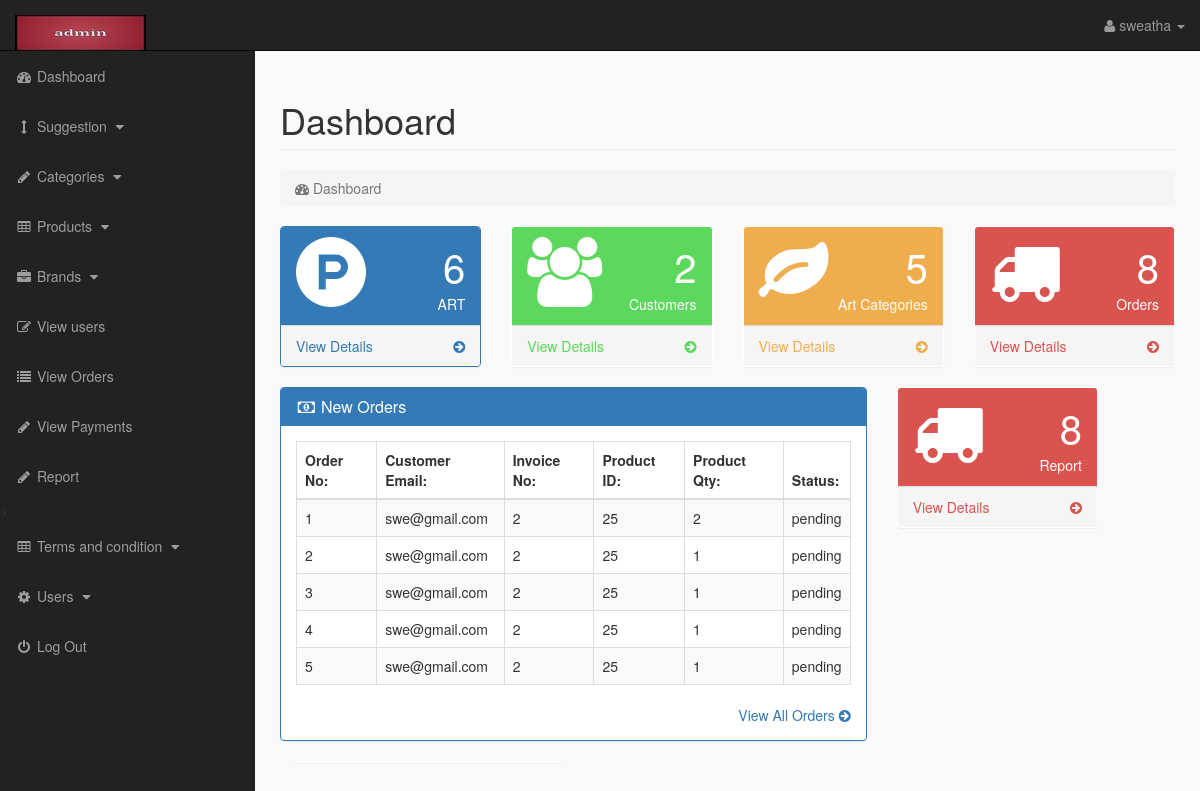
The page /admin_area/index.php?dashboard (signed in) on the database its author committed.
### tables this page shows
CREATE TABLE `pending_orders` (
  `order_id` int(10) NOT NULL,
  `customer_id` int(10) NOT NULL,
  `invoice_no` int(10) NOT NULL,
  `product_id` int(11) NOT NULL,
  `qty` int(10) NOT NULL,
  `order_status` text NOT NULL DEFAULT 'pending'
);

CREATE TABLE `customers` (
  `customer_id` int(10) NOT NULL,
  `customer_name` varchar(255) NOT NULL,
  `customer_email` varchar(255) NOT NULL,
  `customer_pass` varchar(255) NOT NULL,
  `customer_country` text NOT NULL,
  `customer_city` text NOT NULL,
  `customer_contact` varchar(255) NOT NULL,
  `customer_address` text NOT NULL,
  `customer_image` text NOT NULL,
  `customer_ip` varchar(255) NOT NULL,
  `customer_confirm_code` text NOT NULL,
  `delete_tab` int(11) DEFAULT 0
);

### admin_area/dashboard.php (the view, shortened to what this page needs)
<?php
if(!isset($_SESSION['admin_email'])){
echo "<script>window.open('login.php','_self')</script>";
}
else {
?>
<div class="row">
<div class="col-lg-12">
<h1 class="page-header">Dashboard</h1>
<ol class="breadcrumb">
<li class="active">
<i class="fa fa-dashboard"></i> Dashboard
</li>
</ol>
</div>
</div>
<div class="row">
<div class="col-lg-3 col-md-6">
<div class="panel panel-primary">
<div class="panel-heading">
<div class="row">
<div class="col-xs-3">
<i class="fa fa-product-hunt fa-5x"> </i>
</div>
<div class="col-xs-9 text-right">
<div class="huge"> <?php echo $count_products; ?> </div>
<div>ART</div>
</div>
</div>
</div>
<a href="index.php?view_products">
<div class="panel-footer">
<span class="pull-left"> View Details </span>
<span class="pull-right"> <i class="fa fa-arrow-circle-right"></i> </span>
<div class="clearfix"></div>
</div>
</a>
</div>
</div>
<div class="col-lg-3 col-md-6">
<div class="panel panel-green">
<div class="panel-heading">
<div class="row">
<div class="col-xs-3">
<i class="fa fa-users fa-5x"> </i>
</div>
<div class="col-xs-9 text-right">
<div class="huge"> <?php echo $count_customers; ?> </div>
<div>Customers</div>
</div>
</div>
</div>
<a href="index.php?view_customers">
<div class="panel-footer">
<span class="pull-left"> View Details </span>
<span class="pull-right"> <i class="fa fa-arrow-circle-right"></i> </span>
<div class="clearfix"></div>
</div>
</a>
</div>
</div>
<div class="col-lg-3 col-md-6">
<div class="panel panel-yellow">
<div class="panel-heading">
<div class="row">
<div class="col-xs-3">
<i class="fa fa-leaf fa-5x"> </i>
</div>
<div class="col-xs-9 text-right">
<div class="huge"> <?php echo $count_p_categories; ?> </div>
<div>Art Categories</div>
</div>
</div>
</div>
<a href="index.php?view_p_cats">
<div class="panel-footer">
<span class="pull-left"> View Details </span>
<span class="pull-right"> <i class="fa fa-arrow-circle-right"></i> </span>
<div class="clearfix"></div>
</div>
</a>
</div>
</div>
<div class="col-lg-3 col-md-6">
<div class="panel panel-red">
<div class="panel-heading">
<div class="row">
<div class="col-xs-3">
<i class="fa fa-truck fa-5x"> </i>
</div>
<div class="col-xs-9 text-right">
<div class="huge"> <?php echo $count_pending_orders; ?> </div>
<div>Orders</div>
</div>
</div>
</div>
<a href="index.php?view_orders">
<div class="panel-footer">
<span class="pull-left"> View Details </span>
<span class="pull-right"> <i class="fa fa-arrow-circle-right"></i> </span>
<div class="clearfix"></div>
</div>
</a>
</div>
</div>
</div>
<div class="row" >
<div class="col-lg-8" >
<div class="panel panel-primary" >
<div class="panel-heading" >
<h3 class="panel-title" >
<i class="fa fa-money fa-fw" ></i> New Orders
</h3>
</div>
<div class="panel-body" >
<div class="table-responsive" >
<table class="table table-bordered table-hover table-striped" >
<thead>
<tr>
<th>Order No:</th>
<th>Customer Email:</th>
<th>Invoice No:</th>
<th>Product ID:</th>
<th>Product Qty:</th>
<th>Status:</th>
</tr>
</thead>
<tbody>
<?php
$i = 0;
$get_order = "select * from pending_orders order by 1 DESC LIMIT 0,5";
$run_order = mysqli_query($con,$get_order);
while($row_order=mysqli_fetch_array($run_order)){
$c_id = $row_order['customer_id'];
$invoice_no = $row_order['invoice_no'];
$product_id = $row_order['product_id'];
$qty = $row_order['qty'];
$order_status = $row_order['order_status'];
$i++;
?>
<tr>
<td><?php echo $i; ?></td>
<td>
<?php
$get_customer = "select * from customers where customer_id='$c_id'";
$run_customer = mysqli_query($con,$get_customer);
$row_customer = mysqli_fetch_array($run_customer);
$customer_email = $row_customer['customer_email'];
echo $customer_email;
?>
</td>
<td><?php echo $invoice_no; ?></td>
<td><?php echo $product_id; ?></td>
<td><?php echo $qty; ?></td>
<td>
<?php
if($order_status=='pending'){
echo $order_status='pending';
}
else {
echo $order_status='Complete';
}
?>
</td>
</tr>
<?php } ?>
</tbody>
</table>
</div>
<div class="text-right" >
<a href="index.php?view_orders" >
View All Orders <i class="fa fa-arrow-circle-right" ></i>
</a>
</div>
</div>
</div>
</div>
<div class="col-lg-3 col-md-6">
<div class="panel panel-red">
<div class="panel-heading">
<div class="row">
<div class="col-xs-3">
<i class="fa fa-truck fa-5x"> </i>
</div>
<div class="col-xs-9 text-right">
<div class="huge"> <?php echo $count_pending_orders; ?> </div>
<div>Report</div>
</div>
</div>
</div>
<a href="report.php?report">
<div class="panel-footer">
<span class="pull-left"> View Details </span>
<span class="pull-right"> <i class="fa fa-arrow-circle-right"></i> </span>
<div class="clearfix"></div>
</div>
</a>
</div>
</div>
</div>
<div class="col-md-4">
<div class="panel">
</div>
</div>
</div>
<?php } ?>

### admin_area/includes/sidebar.php (shortened to what this page needs)
<?php
if(!isset($_SESSION['admin_email'])){
echo "<script>window.open('login.php','_self')</script>";
}
else {
?>
<nav class="navbar navbar-inverse navbar-fixed-top" >
<div class="navbar-header" >
<a class="navbar-brand" href="index.php?dashboard" ><img src="admin_images/l.jpg"></a>
</div>
<ul class="nav navbar-right top-nav" >
<li class="dropdown" >
<a href="#" class="dropdown-toggle" data-toggle="dropdown" >
<i class="fa fa-user" ></i>
<?php echo $admin_name; ?> <b class="caret" ></b>
</a>
</li>
</ul>
<div class="collapse navbar-collapse navbar-ex1-collapse">
<ul class="nav navbar-nav side-nav">
<li>
<a href="index.php?dashboard">
<i class="fa fa-fw fa-dashboard"></i> Dashboard
</a>
</li>
<li>
<a href="#" data-toggle="collapse" data-target="#cat">
<i class="fa fa-fw fa-arrows-v"></i> Suggestion
<i class="fa fa-fw fa-caret-down"></i>
</a>
</li>
<li>
<a href="#" data-toggle="collapse" data-target="#p_cat">
<i class="fa fa-fw fa-pencil"></i>  Categories
<i class="fa fa-fw fa-caret-down"></i>
</a>
</li>
<li>
<a href="#" data-toggle="collapse" data-target="#products">
<i class="fa fa-fw fa-table"></i> Products
<i class="fa fa-fw fa-caret-down"></i>
</a>
</li>
<li>
<a href="#" data-toggle="collapse" data-target="#manufacturers">
<i class="fa fa-fw fa-briefcase"></i> Brands
<i class="fa fa-fw fa-caret-down"></i>
</a>
</li>
<li>
<a href="index.php?view_customers">
<i class="fa fa-fw fa-edit"></i> View users
</a>
</li>
<li>
<a href="index.php?view_orders">
<i class="fa fa-fw fa-list"></i> View Orders
</a>
</li>
<li>
<a href="index.php?view_payments">
<i class="fa fa-fw fa-pencil"></i> View Payments
</a>
</li>
<li>
<a href="index.php?view_payments.php">
<i class="fa fa-fw fa-pencil"></i> Report
</a>
</li>
<li>
<a href="#" data-toggle="collapse" data-target="#terms" >
<i class="fa fa-fw fa-table"></i> Terms and condition
<i class="fa fa-fw fa-caret-down"></i>
</a>
</li>
<li>
<a href="#" data-toggle="collapse" data-target="#users">
<i class="fa fa-fw fa-gear"></i> Users
<i class="fa fa-fw fa-caret-down"></i>
</a>
</li>
<li>
<a href="logout.php">
<i class="fa fa-fw fa-power-off"></i> Log Out
</a>
</li>
</ul>
</div>
</nav>
<?php } ?>

### admin_area/css/style.css (style rules this page uses)
body { margin-top:100px; }
@media (min-width: 768px) { body { margin-top:50px; } }
.top-nav { padding:0 15px; }
.top-nav>li { display:inline-block; float:left; }
.top-nav>li>a { padding-top:15px; padding-bottom:15px; line-height:20px; color:#999; }
@media (min-width: 768px) { .side-nav { position:fixed; top:51px; width:255px; border-radius:0; overflow-y:auto; background-color: #222; bottom:0; overflow-x:hidden; padding-bottom:40px; } }
@media (min-width: 768px) { .side-nav>li>a { width:255px; } }
.huge { font-size:40px; line-height:normal; }
.panel-green > .panel-heading { color:#fff; background-color:#5cd85c; }
.panel-green > a { color:#5cd85c; }
.panel-red > .panel-heading { color:#fff; background-color:#d9534f; }
.panel-red > a { color:#d9534f; }
.panel-yellow > .panel-heading { color:#fff; background-color:#f0ad4e; }
.panel-yellow > a { color:#f0ad4e; }
.panel-body { border-radius:5px; }

### rows shown on the page
pending_orders: customer.customer_email "swe@gmail.com", invoice_no "2", product "25", qty "2"
pending_orders: customer.customer_email "swe@gmail.com", invoice_no "2", product "25", qty "1"
pending_orders: customer.customer_email "swe@gmail.com", invoice_no "2", product "25", qty "1"
pending_orders: customer.customer_email "swe@gmail.com", invoice_no "2", product "25", qty "1"
pending_orders: customer.customer_email "swe@gmail.com", invoice_no "2", product "25", qty "1"

### other values the page prints
$admin_name "sweatha"
$count_products "6"
$count_customers "2"
$count_p_categories "5"
$count_pending_orders "8"
